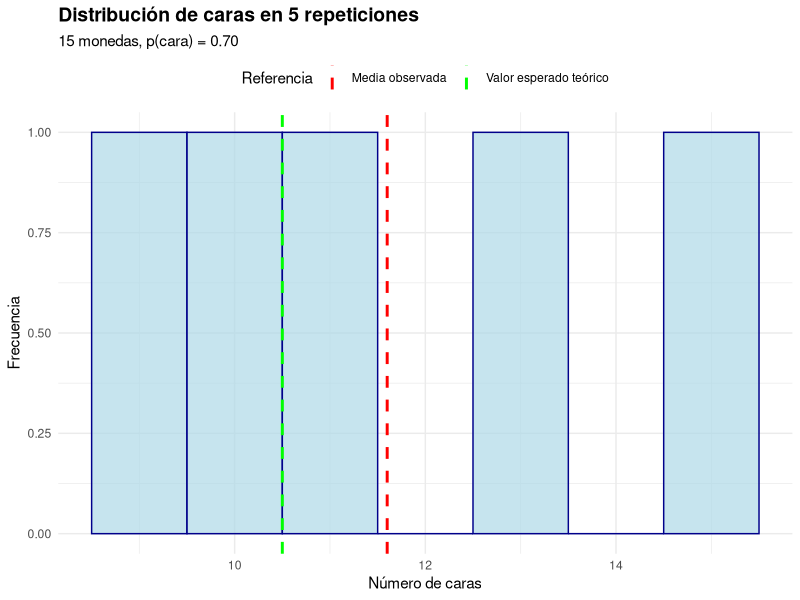

Source code (R):
# Simulador de lanzamiento de monedas
# Coin toss simulator

# Función principal para simular lanzamientos de monedas
# Main function to simulate coin tosses
simular_lanzamientos <- function(n_monedas = 10, 
                                  prob_cara = 0.5, 
                                  n_repeticiones = 1) {
  #' Simula lanzamientos de monedas
  #' 
  #' @param n_monedas Número de monedas a lanzar en cada repetición
  #' @param prob_cara Probabilidad de obtener cara (0 a 1)
  #' @param n_repeticiones Número de veces que se repite el experimento
  #' @return Una lista con los resultados detallados y resumen estadístico
  
  # Validar parámetros
  if (prob_cara < 0 || prob_cara > 1) {
    stop("La probabilidad debe estar entre 0 y 1")
  }
  if (n_monedas < 1 || n_repeticiones < 1) {
    stop("El número de monedas y repeticiones debe ser al menos 1")
  }
  
  # Realizar las simulaciones
  resultados <- matrix(nrow = n_repeticiones, ncol = n_monedas)
  
  for (i in 1:n_repeticiones) {
    # 1 = cara, 0 = cruz
    resultados[i, ] <- rbinom(n_monedas, 1, prob_cara)
  }
  
  # Calcular estadísticas
  caras_por_repeticion <- rowSums(resultados)
  cruces_por_repeticion <- n_monedas - caras_por_repeticion
  
  # Crear resumen
  resumen <- list(
    parametros = list(
      n_monedas = n_monedas,
      prob_cara = prob_cara,
      n_repeticiones = n_repeticiones
    ),
    resultados_completos = resultados,
    caras_por_repeticion = caras_por_repeticion,
    cruces_por_repeticion = cruces_por_repeticion,
    estadisticas = list(
      media_caras = mean(caras_por_repeticion),
      mediana_caras = median(caras_por_repeticion),
      sd_caras = sd(caras_por_repeticion),
      min_caras = min(caras_por_repeticion),
      max_caras = max(caras_por_repeticion),
      proporcion_media_caras = mean(caras_por_repeticion) / n_monedas
    )
  )
  
  class(resumen) <- "simulacion_monedas"
  return(resumen)
}

# Método para imprimir resultados
print.simulacion_monedas <- function(x, ...) {
  cat("=== SIMULACIÓN DE LANZAMIENTO DE MONEDAS ===\n\n")
  cat("Parámetros:\n")
  cat(sprintf("  - Monedas por lanzamiento: %d\n", x$parametros$n_monedas))
  cat(sprintf("  - Probabilidad de cara: %.2f\n", x$parametros$prob_cara))
  cat(sprintf("  - Número de repeticiones: %d\n\n", x$parametros$n_repeticiones))
  
  cat("Resultados por repetición (número de caras):\n")
  if (x$parametros$n_repeticiones <= 20) {
    for (i in 1:x$parametros$n_repeticiones) {
      cat(sprintf("  Repetición %2d: %d caras, %d cruces\n", 
                  i, x$caras_por_repeticion[i], x$cruces_por_repeticion[i]))
    }
  } else {
    cat(sprintf("  Primeras 10 repeticiones:\n"))
    for (i in 1:10) {
      cat(sprintf("    Repetición %2d: %d caras, %d cruces\n", 
                  i, x$caras_por_repeticion[i], x$cruces_por_repeticion[i]))
    }
    cat("  ...\n")
  }
  
  cat("\nEstadísticas:\n")
  cat(sprintf("  - Media de caras: %.2f\n", x$estadisticas$media_caras))
  cat(sprintf("  - Mediana de caras: %.1f\n", x$estadisticas$mediana_caras))
  cat(sprintf("  - Desviación estándar: %.2f\n", x$estadisticas$sd_caras))
  cat(sprintf("  - Mínimo de caras: %d\n", x$estadisticas$min_caras))
  cat(sprintf("  - Máximo de caras: %d\n", x$estadisticas$max_caras))
  cat(sprintf("  - Proporción media de caras: %.3f\n", x$estadisticas$proporcion_media_caras))
}

# Función para graficar resultados
graficar_resultados <- function(simulacion, tipo = "histograma") {
  #' Grafica los resultados de una simulación
  #' 
  #' @param simulacion Objeto de clase simulacion_monedas
  #' @param tipo Tipo de gráfico: "histograma", "densidad", o "ambos"
  
  # Cargar ggplot2
  if (!requireNamespace("ggplot2", quietly = TRUE)) {
    stop("El paquete ggplot2 es necesario. Instálalo con: install.packages('ggplot2')")
  }
  library(ggplot2)
  
  if (!inherits(simulacion, "simulacion_monedas")) {
    stop("El objeto debe ser de clase simulacion_monedas")
  }
  
  caras <- simulacion$caras_por_repeticion
  n_monedas <- simulacion$parametros$n_monedas
  prob_cara <- simulacion$parametros$prob_cara
  n_repeticiones <- simulacion$parametros$n_repeticiones
  
  # Crear data frame para ggplot
  df <- data.frame(caras = caras)
  
  # Calcular estadísticas
  media_observada <- mean(caras)
  valor_esperado <- n_monedas * prob_cara
  
  if (tipo == "histograma" || tipo == "ambos") {
    p <- ggplot(df, aes(x = caras)) +
      geom_histogram(binwidth = 1, 
                     fill = "lightblue", 
                     color = "darkblue",
                     alpha = 0.7) +
      geom_vline(aes(xintercept = media_observada, color = "Media observada"),
                 linetype = "dashed", linewidth = 1) +
      geom_vline(aes(xintercept = valor_esperado, color = "Valor esperado teórico"),
                 linetype = "dashed", linewidth = 1) +
      scale_color_manual(name = "Referencia",
                        values = c("Media observada" = "red",
                                  "Valor esperado teórico" = "green")) +
      labs(title = sprintf("Distribución de caras en %d repeticiones", n_repeticiones),
           subtitle = sprintf("%d monedas, p(cara) = %.2f", n_monedas, prob_cara),
           x = "Número de caras",
           y = "Frecuencia") +
      theme_minimal() +
      theme(legend.position = "top",
            plot.title = element_text(face = "bold", size = 14),
            plot.subtitle = element_text(size = 11))
    
    print(p)
  }
  
  if (tipo == "densidad") {
    p <- ggplot(df, aes(x = caras)) +
      geom_density(fill = "lightblue", 
                   color = "darkblue",
                   alpha = 0.5,
                   linewidth = 1) +
      geom_vline(aes(xintercept = media_observada, color = "Media observada"),
                 linetype = "dashed", linewidth = 1) +
      geom_vline(aes(xintercept = valor_esperado, color = "Valor esperado teórico"),
                 linetype = "dashed", linewidth = 1) +
      scale_color_manual(name = "Referencia",
                        values = c("Media observada" = "red",
                                  "Valor esperado teórico" = "green")) +
      labs(title = sprintf("Densidad de caras en %d repeticiones", n_repeticiones),
           subtitle = sprintf("%d monedas, p(cara) = %.2f", n_monedas, prob_cara),
           x = "Número de caras",
           y = "Densidad") +
      theme_minimal() +
      theme(legend.position = "top",
            plot.title = element_text(face = "bold", size = 14),
            plot.subtitle = element_text(size = 11))
    
    print(p)
  }
  
  if (tipo == "ambos") {
    p2 <- ggplot(df, aes(x = caras)) +
      geom_density(fill = "lightblue", 
                   color = "darkblue",
                   alpha = 0.5,
                   linewidth = 1) +
      geom_vline(aes(xintercept = media_observada, color = "Media observada"),
                 linetype = "dashed", linewidth = 1) +
      geom_vline(aes(xintercept = valor_esperado, color = "Valor esperado teórico"),
                 linetype = "dashed", linewidth = 1) +
      scale_color_manual(name = "Referencia",
                        values = c("Media observada" = "red",
                                  "Valor esperado teórico" = "green")) +
      labs(title = sprintf("Densidad de caras en %d repeticiones", n_repeticiones),
           subtitle = sprintf("%d monedas, p(cara) = %.2f", n_monedas, prob_cara),
           x = "Número de caras",
           y = "Densidad") +
      theme_minimal() +
      theme(legend.position = "top",
            plot.title = element_text(face = "bold", size = 14),
            plot.subtitle = element_text(size = 11))
    
    print(p2)
  }
}

# ============================================
# EJEMPLOS DE USO
# ============================================

cat("Ejemplos de uso:\n\n")

# Ejemplo 1: Lanzamiento básico
cat("# Ejemplo 1: 10 monedas justas, 1 repetición\n")
set.seed(123)
sim1 <- simular_lanzamientos(n_monedas = 10, prob_cara = 0.5, n_repeticiones = 1)
print(sim1)
cat("\n")

# Ejemplo 2: Múltiples repeticiones
cat("# Ejemplo 2: 20 monedas justas, 10 repeticiones\n")
set.seed(456)
sim2 <- simular_lanzamientos(n_monedas = 20, prob_cara = 0.5, n_repeticiones = 10)
print(sim2)
cat("\n")

# Ejemplo 3: Moneda sesgada
cat("# Ejemplo 3: 15 monedas sesgadas (70% cara), 100 repeticiones\n")
set.seed(789)
sim3 <- simular_lanzamientos(n_monedas = 15, prob_cara = 0.7, n_repeticiones = 5)
print(sim3)
cat("\n")

# Ejemplo 4: Gran número de repeticiones
cat("# Ejemplo 4: 30 monedas justas, 1000 repeticiones (para análisis estadístico)\n")
set.seed(101112)
sim4 <- simular_lanzamientos(n_monedas = 30, prob_cara = 0.5, n_repeticiones = 100000)
print(sim4)

# Descomentar para ver gráficos
graficar_resultados(sim3, tipo = "histograma")
# graficar_resultados(sim4, tipo = "histograma")
